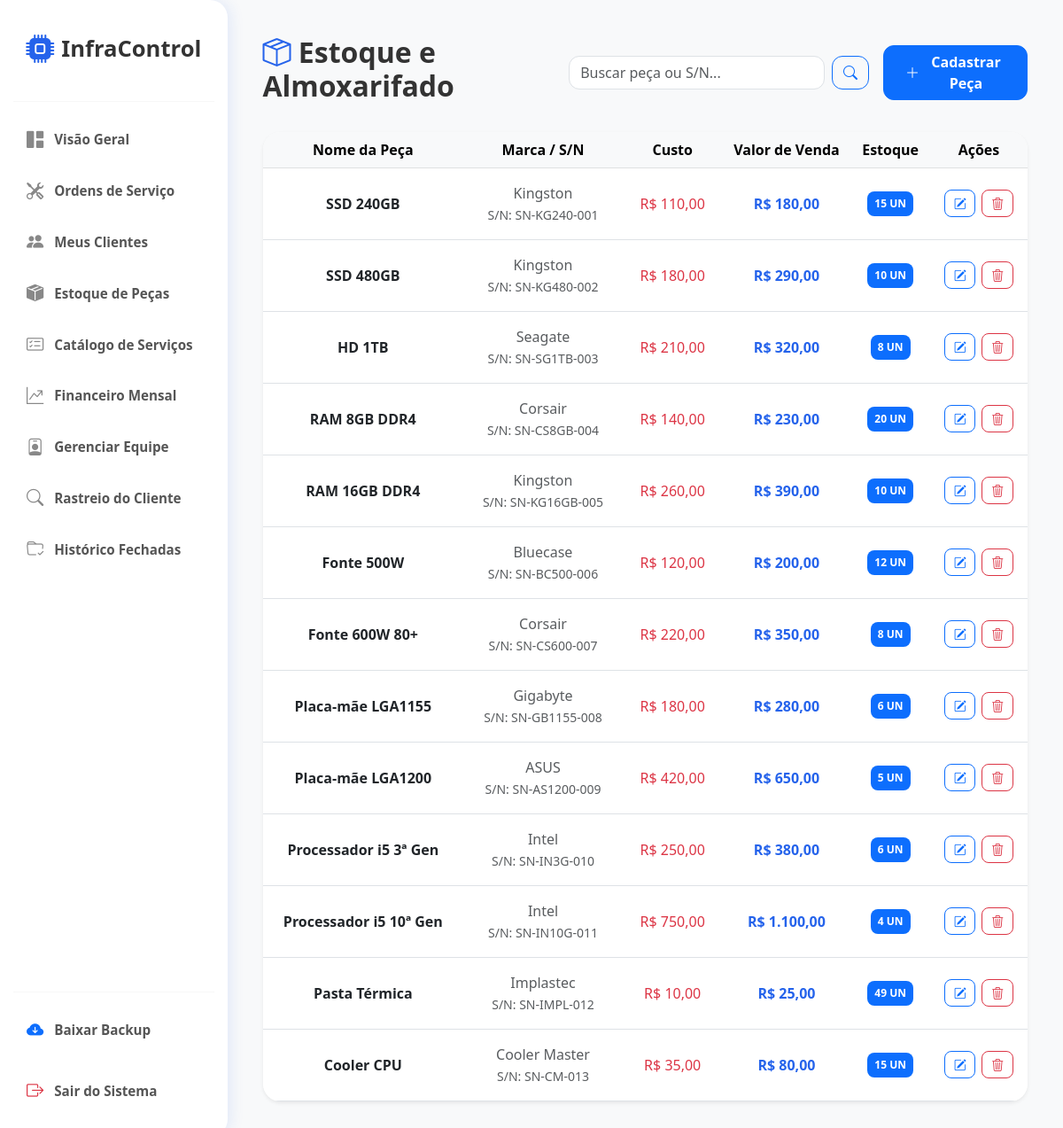
The page /estoque (signed in) on the database its author committed.
### models.py (models this page shows)
class Peca(db.Model):
    id = db.Column(db.Integer, primary_key=True)
    nome = db.Column(db.String(100), nullable=False)
    marca = db.Column(db.String(50))
    numero_serie = db.Column(db.String(50))
    valor_custo = db.Column(db.Float, nullable=False)
    valor_venda = db.Column(db.Float, nullable=False)
    quantidade = db.Column(db.Integer, default=0)

### app.py (the view, shortened to what this page needs)
@app.route('/estoque', methods=['GET', 'POST'])
@login_required
def estoque():
    search = request.args.get('search')
    lista = Peca.query.filter(Peca.nome.ilike(f'%{search}%') | Peca.numero_serie.ilike(f'%{search}%') | Peca.marca.ilike(f'%{search}%')).all() if search else Peca.query.all()
    return render_template('estoque.html', pecas=lista, search=search)

### app.py (called while the page is built)
@login_manager.user_loader
def load_user(user_id):
    return User.query.get(int(user_id))

@app.template_filter('moeda')
def format_moeda(valor):
    try:
        v = float(valor)
        return f"{v:,.2f}".replace(",", "X").replace(".", ",").replace("X", ".")
    except:
        return "0,00"

### templates/estoque.html (shortened to what this page needs)
{% extends "base.html" %}
{% block content %}
<div class="d-flex justify-content-between align-items-center mb-4">
    <h2 style="font-weight: 700; color: #333;"><i class="bi bi-box-seam" style="color: var(--primary-dark);"></i> Estoque e Almoxarifado</h2>
    <form class="d-flex w-50 mx-3" method="GET" action="{{ url_for('estoque') }}">
        <input class="form-control me-2" type="search" name="search" placeholder="Buscar peça ou S/N..." value="{{ search or '' }}" style="border-radius: 12px;">
        <button class="btn btn-outline-primary" type="submit" style="border-radius: 12px;"><i class="bi bi-search"></i></button>
    </form>
    {% if current_user.role == 'admin' %}
    <button class="btn btn-primary px-4 fw-bold d-flex align-items-center gap-2" style="border-radius: 12px;" data-bs-toggle="modal" data-bs-target="#newPeca">
        <i class="bi bi-plus-lg"></i> Cadastrar Peça
    </button>
    {% endif %}
</div>
<div class="card border-0 shadow-sm" style="border-radius: 20px; overflow: hidden;">
    <table class="table table-hover m-0 align-middle text-center">
        <thead class="table-light">
            <tr>
                <th>Nome da Peça</th>
                <th>Marca / S/N</th>
                <th>Custo</th>
                <th>Valor de Venda</th>
                <th>Estoque</th>
                <th>Ações</th>
            </tr>
        </thead>
        <tbody>
            {% for p in pecas %}
            <tr>
                <td class="p-3 fw-bold">{{ p.nome }}</td>
                <td class="p-3 text-muted">
                    {{ p.marca if p.marca else 'N/A' }}<br>
                    <small>S/N: {{ p.numero_serie if p.numero_serie else 'N/A' }}</small>
                </td>
                <td class="p-3 text-danger">R$ {{ p.valor_custo | moeda }}</td>
                <td class="p-3 fw-bold" style="color: var(--primary-dark);">R$ {{ p.valor_venda | moeda }}</td>
                <td class="p-3">
                    {% if p.quantidade <= 2 %}
                        <span class="badge bg-danger p-2" style="border-radius: 8px;">{{ p.quantidade }} UN (Baixo)</span>
                    {% else %}
                        <span class="badge bg-primary p-2" style="border-radius: 8px;">{{ p.quantidade }} UN</span>
                    {% endif %}
                </td>
                <td class="p-3">
                    <div class="btn-group gap-2 d-flex justify-content-center">
                        <a href="{{ url_for('editar_peca', id=p.id) }}" class="btn btn-sm btn-outline-primary" style="border-radius: 8px;" title="Editar"><i class="bi bi-pencil-square"></i></a>
                        {% if current_user.role == 'admin' %}
                        <a href="{{ url_for('excluir_peca', id=p.id) }}" class="btn btn-sm btn-outline-danger" style="border-radius: 8px;" onclick="return confirm('Excluir esta peça do estoque?')" title="Excluir"><i class="bi bi-trash3"></i></a>
                        {% endif %}
                    </div>
                </td>
            </tr>
            {% else %}
            <tr><td colspan="6" class="p-5 text-muted">Estoque vazio. Nenhuma peça cadastrada.</td></tr>
            {% endfor %}
        </tbody>
    </table>
</div>
{% endblock %}

### templates/base.html (style rules this page uses)
:root { --primary: #3b82f6; --primary-dark: #2563eb; --bg-light: #f8f9fa; --sidebar-bg: #ffffff; --text-dark: #333333; }
body { background-color: var(--bg-light); font-family: 'Segoe UI', Tahoma, Geneva, Verdana, sans-serif; color: var(--text-dark); }

### rows shown on the page
Peca: nome "SSD 240GB", marca "Kingston", numero_serie "SN-KG240-001", valor_custo|moeda "110,00", valor_venda|moeda "180,00", quantidade "15"
Peca: nome "SSD 480GB", marca "Kingston", numero_serie "SN-KG480-002", valor_custo|moeda "180,00", valor_venda|moeda "290,00", quantidade "10"
Peca: nome "HD 1TB", marca "Seagate", numero_serie "SN-SG1TB-003", valor_custo|moeda "210,00", valor_venda|moeda "320,00", quantidade "8"
Peca: nome "RAM 8GB DDR4", marca "Corsair", numero_serie "SN-CS8GB-004", valor_custo|moeda "140,00", valor_venda|moeda "230,00", quantidade "20"
Peca: nome "RAM 16GB DDR4", marca "Kingston", numero_serie "SN-KG16GB-005", valor_custo|moeda "260,00", valor_venda|moeda "390,00", quantidade "10"
Peca: nome "Fonte 500W", marca "Bluecase", numero_serie "SN-BC500-006", valor_custo|moeda "120,00", valor_venda|moeda "200,00", quantidade "12"
Peca: nome "Fonte 600W 80+", marca "Corsair", numero_serie "SN-CS600-007", valor_custo|moeda "220,00", valor_venda|moeda "350,00", quantidade "8"
Peca: nome "Placa-mãe LGA1155", marca "Gigabyte", numero_serie "SN-GB1155-008", valor_custo|moeda "180,00", valor_venda|moeda "280,00", quantidade "6"
Peca: nome "Placa-mãe LGA1200", marca "ASUS", numero_serie "SN-AS1200-009", valor_custo|moeda "420,00", valor_venda|moeda "650,00", quantidade "5"
Peca: nome "Processador i5 3ª Gen", marca "Intel", numero_serie "SN-IN3G-010", valor_custo|moeda "250,00", valor_venda|moeda "380,00", quantidade "6"
Peca: nome "Processador i5 10ª Gen", marca "Intel", numero_serie "SN-IN10G-011", valor_custo|moeda "750,00", valor_venda|moeda "1.100,00", quantidade "4"
Peca: nome "Pasta Térmica", marca "Implastec", numero_serie "SN-IMPL-012", valor_custo|moeda "10,00", valor_venda|moeda "25,00", quantidade "49"
Peca: nome "Cooler CPU", marca "Cooler Master", numero_serie "SN-CM-013", valor_custo|moeda "35,00", valor_venda|moeda "80,00", quantidade "15"
